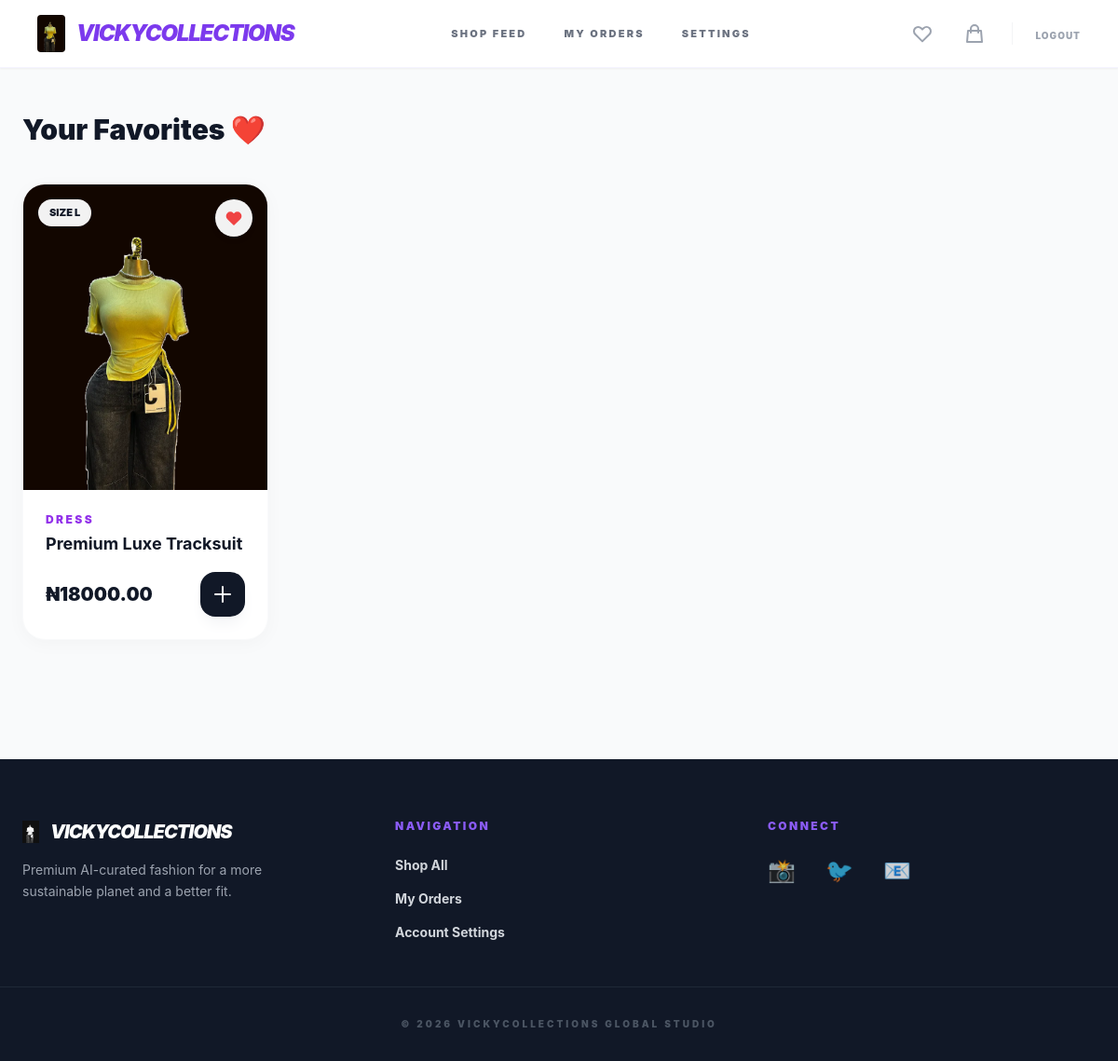
The page /wishlist/ (signed in) on the database as committed earlier.
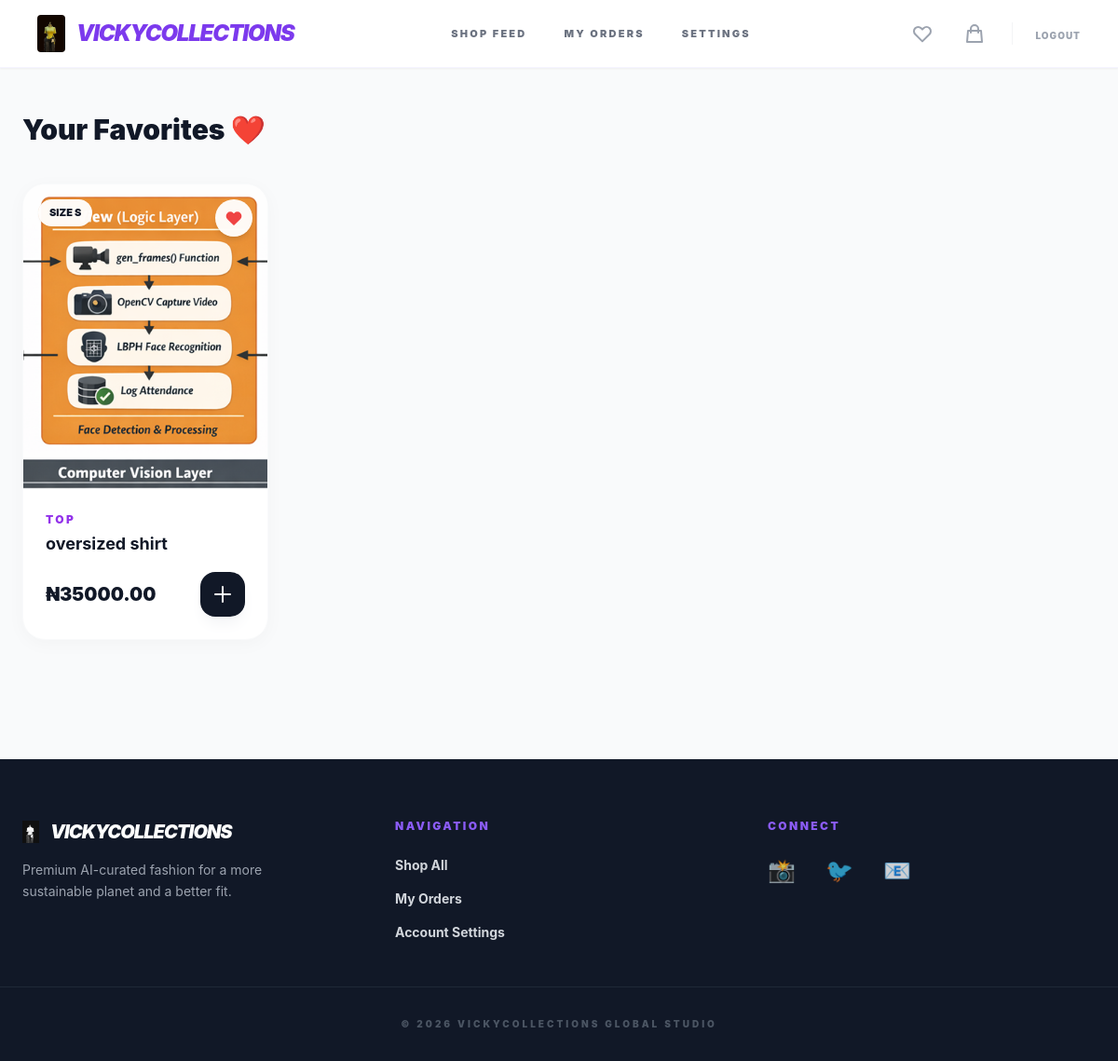
The same page on the database as committed later.
### store/models.py (models this page shows, shortened)
class Product(models.Model):
    name = models.CharField(max_length=200)
    description = models.TextField(blank=True, help_text="Detailed info for the Product Page")
    price = models.DecimalField(max_digits=12, decimal_places=2, help_text="The current selling price")
    original_price = models.DecimalField(max_digits=12, decimal_places=2, null=True, blank=True, help_text="Slashed price (e.g., 50000)")
    quantity = models.PositiveIntegerField(default=1, help_text="How many units are in stock")
    is_available = models.BooleanField(default=True)
    image = models.ImageField(upload_to='products/', help_text="Primary display image")
    image_hover = models.ImageField(upload_to='products/', blank=True, null=True, help_text="Secondary/Detail image")
    size = models.CharField(max_length=10, choices=SIZE_CHOICES) # Increased max_length for safety
    category = models.CharField(max_length=20, choices=CATEGORY_CHOICES, default='DRESS')
    favorites = models.ManyToManyField(User, related_name="favorites", blank=True)
    created_at = models.DateTimeField(auto_now_add=True)

class User(AbstractUser):
    email = models.EmailField(unique=True)
    preferred_size = models.CharField(
        max_length=5,
        choices=SIZE_CHOICES,
        blank=True,
        null=True,
        help_text="Used by AI to curate your personalized rack"
    )
    USERNAME_FIELD = 'email'
    REQUIRED_FIELDS = ['username']

### store/views.py (the view)
# urls.py: path('wishlist/', views.wishlist, name='wishlist_view'), # Added _view here
@login_required
def wishlist(request):
    products = request.user.favorites.all()
    return render(request, 'store/wishlist.html', {'products': products})

### store/context_processors.py (called while the page is built)
def store_info(request):
    return {
        'store': StoreSettings.load()
    }

### store/models.py (called while the page is built)
    @classmethod
    def load(cls):
        obj, created = cls.objects.get_or_create(pk=1)
        return obj

### templates/store/wishlist.html
{% extends 'base.html' %}
{% block content %}
<div class="max-w-7xl mx-auto px-6 py-12">
    <h1 class="text-3xl font-black mb-10 text-gray-900">Your Favorites ❤️</h1>
    {% if products %}
        <div class="grid grid-cols-2 lg:grid-cols-4 gap-8">
            {% for product in products %}
                {% include 'store/partials/product_card.html' with product=product %}
            {% endfor %}
        </div>
    {% else %}
        <div class="text-center py-20 bg-gray-50 rounded-[3rem]">
            <p class="text-gray-400 mb-6">You haven't saved any items yet.</p>
            <a href="{% url 'dashboard' %}" class="bg-purple-600 text-white px-8 py-3 rounded-xl font-bold">Explore Shop</a>
        </div>
    {% endif %}
</div>
{% endblock %}

### templates/store/partials/product_card.html (shortened to what this page needs)
<div class="group bg-white rounded-[2rem] md:rounded-3xl shadow-[0_4px_20px_rgba(0,0,0,0.03)] border border-gray-50 overflow-hidden hover:shadow-2xl transition-all duration-500 relative flex flex-col h-full">
    <div class="relative aspect-[4/5] overflow-hidden">
        <span class="absolute top-3 left-3 md:top-4 md:left-4 bg-white/95 backdrop-blur-md text-gray-900 text-[9px] md:text-[11px] font-black px-2.5 py-1 md:px-3 md:py-1.5 rounded-full shadow-sm z-10">
            SIZE {{ product.size }}
        </span>
        <a href="{% url 'toggle_wishlist' product.id %}" class="absolute top-3 right-3 md:top-4 md:right-4 bg-white/95 backdrop-blur-md p-2 md:p-2.5 rounded-full hover:bg-purple-600 hover:text-white shadow-md transition-all group/heart z-10">
            <svg xmlns="http://www.w3.org/2000/svg" class="h-4 w-4 md:h-5 md:w-5 {% if request.user in product.favorites.all %}fill-red-500 text-red-500{% else %}text-gray-400 group-hover/heart:text-white{% endif %}" fill="none" viewBox="0 0 24 24" stroke="currentColor">
                <path stroke-linecap="round" stroke-linejoin="round" stroke-width="2" d="M4.318 6.318a4.5 4.5 0 000 6.364L12 20.364l7.682-7.682a4.5 4.5 0 00-6.364-6.364L12 7.636l-1.318-1.318a4.5 4.5 0 00-6.364 0z" />
            </svg>
        </a>
        <a href="{% url 'product_detail' product.id %}" class="absolute inset-0 z-0">
        </a>
    </div>
    <div class="p-4 md:p-6 flex flex-col flex-grow">
        <p class="text-[9px] md:text-xs font-black text-purple-600 uppercase tracking-[0.2em] mb-1">{{ product.category }}</p>
        <h4 class="text-gray-900 font-bold text-sm md:text-lg truncate mb-3 md:mb-4">{{ product.name }}</h4>
        <div class="flex justify-between items-center mt-auto">
            <div class="flex flex-col">
                {% if product.discount_price %}
                    <span class="text-sm md:text-xl font-black text-gray-900 leading-none">₦{{ product.discount_price }}</span>
                    <span class="text-red-500 text-[10px] md:text-xs font-bold line-through opacity-70">₦{{ product.price }}</span>
                {% else %}
                    <span class="text-sm md:text-xl font-black text-gray-900">₦{{ product.price }}</span>
                {% endif %}
            </div>
            <a href="{% url 'add_to_cart' product.id %}" class="bg-gray-900 text-white p-2.5 md:p-3 rounded-xl md:rounded-2xl hover:bg-purple-600 hover:scale-110 active:scale-95 transition-all duration-300 shadow-lg shadow-gray-100">
                <svg xmlns="http://www.w3.org/2000/svg" class="h-5 w-5 md:h-6 md:w-6" fill="none" viewBox="0 0 24 24" stroke="currentColor">
                    <path stroke-linecap="round" stroke-linejoin="round" stroke-width="2" d="M12 4v16m8-8H4" />
                </svg>
            </a>
        </div>
    </div>
</div>

Rows that differ between the two databases and show on the page:
removed Product: size "L", category "DRESS", name "Premium Luxe Tracksuit", price "18000.00"
added Product: size "S", category "TOP", name "oversized shirt", price "35000.00"
